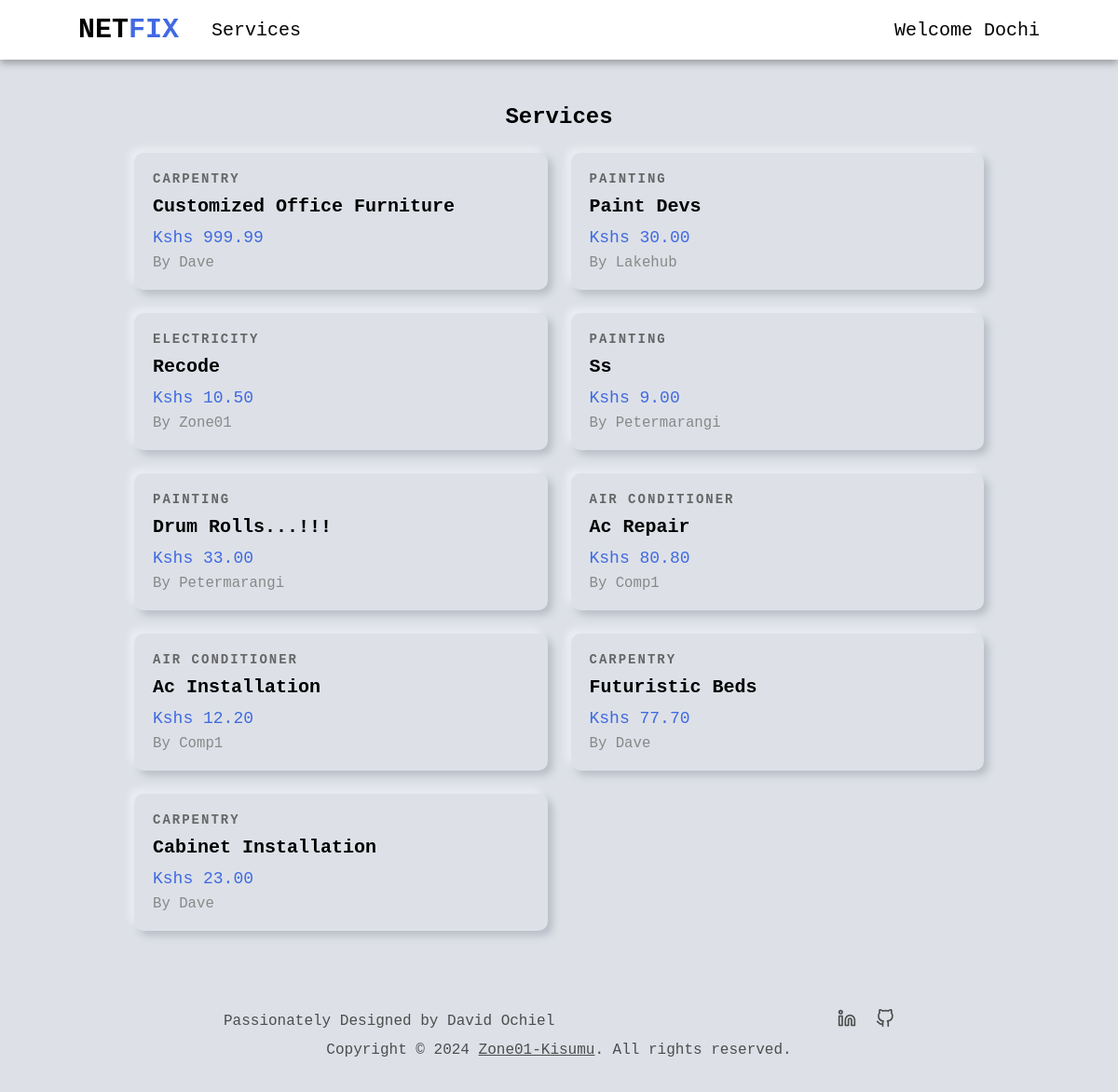
Screenshot of /services/ (signed in) with the database file from the repository.
### users/models.py (models this page shows, shortened)
class User(AbstractUser):
    is_company = models.BooleanField(default=False)
    is_customer = models.BooleanField(default=False)
    email = models.EmailField(max_length=100, unique=True)
    username = models.CharField(max_length=100, unique=True)
    id = models.UUIDField(default=uuid.uuid4, unique=True, primary_key=True, editable=False) # override the default id field
    USERNAME_FIELD = 'email'
    REQUIRED_FIELDS = ['username']

class Company(models.Model):
    user = models.OneToOneField(User, on_delete=models.CASCADE, primary_key=True)
    choices = (
        ('Air Conditioner', 'Air Conditioner'),
        ('All in One', 'All in One'),
        ('Carpentry', 'Carpentry'),
        ('Electricity', 'Electricity'),
        ('Gardening', 'Gardening'),
        ('Home Machines', 'Home Machines'),
        ('Housekeeping', 'Housekeeping'),
        ('Interior Design', 'Interior Design'),
        ('Locks', 'Locks'),
        ('Painting', 'Painting'),
        ('Plumbing', 'Plumbing'),
        ('Water Heaters', 'Water Heaters'),
    )
    field = models.CharField(max_length=30, blank=False, null=False, default="", choices=choices)
    class Meta:
        verbose_name = 'Company'
        verbose_name_plural = 'Companies'
    def __str__(self):
        return self.user.username

### services/models.py (models this page shows, shortened)
class Service(models.Model):
    company = models.ForeignKey(Company, default="", on_delete=models.CASCADE)
    name = models.CharField(max_length=40)
    description = models.TextField()
    price_hr = models.DecimalField(decimal_places=2, max_digits=5)
    choices = (
        ('Air Conditioner', 'Air Conditioner'),
        ('Carpentry', 'Carpentry'),
        ('Electricity', 'Electricity'),
        ('Gardening', 'Gardening'),
        ('Home Machines', 'Home Machines'),
        ('Housekeeping', 'Housekeeping'),
        ('Interior Design', 'Interior Design'),
        ('Locks', 'Locks'),
        ('Painting', 'Painting'),
        ('Plumbing', 'Plumbing'),
        ('Water Heaters', 'Water Heaters'),
    )
    field = models.CharField(max_length=30, blank=False, null=False, default="", choices=choices)
    date = models.DateTimeField(auto_now=True, null=False)
    id = models.UUIDField(default=uuid.uuid4, unique=True, primary_key=True, editable=False)

### services/views.py (the view)
# urls.py: path("", v.service_list, name="service_list"),
def service_list(request):
    services = Service.objects.all().order_by("-date")
    context = {
        "services" : services
    }
    return render(request, 'services/services.html', context)

### services/templates/services/services.html (shortened to what this page needs)
{% extends 'main/base.html' %}
{% block content %}
<section class="non-hero-container">
    <div class="services-header">
        <h1>Services</h1>
    </div>
    {% if services %}
    <div class="services-grid">
        {% for service in services %}
        <a href="{% url 'index' service.id %}" class="service-card">
            <div class="card-content">
                <div class="service-category">{{ service.field }}</div>
                <h2 class="service-name">{{ service.name }}</h2>
                <div class="service-price">Kshs {{ service.price_hr }}</div>
                <div class="service-company">by {{service.company}}</div>
            </div>
        </a>
        {% endfor %}
    </div>
    {% else %}
    <div class="no-services">
        <p>Thanks for stopping by. We currently have no services to offer. Kindly check back soon.</p>
    </div>
    {% endif %}
</section>
{% endblock content %}

### main/templates/main/nav.html (shortened to what this page needs)
<nav class="navbar">
    <div class="left-nav">
        <h1><a class="logo" href="{% url 'home' %}">NET<span>FIX</span></a></h1>
        <div class="services-dropdown">
            <a class="royal-hover" href="{% url 'service_list' %}">Services</a>
        </div>
    </div>
    <div class="account-dropdown">
        {% if request.user.is_authenticated %}
        <span class="royal-hover welcome-nav-text">Welcome {{user.first_name}}</span>
        {% else %}
        <span class="royal-hover">Account</span>
        {% endif %}
    </div>
</nav>

### static/css/style.css (style rules this page uses)
* { margin: 0; padding: 0; box-sizing: border-box; font-family: 'Courier New', Courier, monospace; }
:root { --nav-height: 8vh; --default-back: #dde1e7; }
a { text-decoration: none; color: black; }
.navbar { background-color: white; display: flex; align-items: center; justify-content: space-between; text-align: center; position: fixed; width: 100%; height: var(--nav-height); font-size: 20px; padding: 0 7%; box-shadow: 0 4px 8px rgba(0, 0, 0, 0.3); top: 0; z-index: 100; }
.left-nav { display: flex; align-items: center; }
.left-nav h1 { margin-right: 35px; }
.logo span { color: royalblue; }
.account-dropdown, .services-dropdown { position: relative; display: inline-block; }
.account-dropdown span { cursor: pointer; }
.welcome-nav-text { text-transform: capitalize; }
.non-hero-container { padding: 3rem 12%; }
.services-grid { display: grid; grid-template-columns: repeat(auto-fill, minmax(300px, 1fr)); gap: 25px; }
.services-header { display: flex; align-items: center; justify-content: center; flex-direction: column; margin-bottom: 25px; text-transform: capitalize; }
.service-card { border-radius: 10px; box-shadow: -5px -5px 9px rgba(255,255,255,0.45), 5px 5px 9px rgba(94,104,121,0.3); transition: transform 0.3s; cursor: pointer; text-decoration: none; color: black; display: block; }
.card-content { padding: 20px; }
.service-category { font-size: 14px; font-weight: 800; color: #666; margin-bottom: 10px; text-transform: uppercase; letter-spacing: 2px; }
.service-name { font-size: 20px; text-transform: capitalize; font-weight: bold; margin-bottom: 12px; }
.service-price { font-size: 18px; color: royalblue; margin-bottom: 8px; }
.service-company { font-size: 98%; text-transform: capitalize; color: #888; }

### rows the page displays
User: first_name "Dochi"
Service: field "CARPENTRY", name "Customized Office Furniture", price_hr "999.99", company "Dave"
Service: field "PAINTING", name "Paint Devs", price_hr "30.00", company "Lakehub"
Service: field "ELECTRICITY", name "Recode", price_hr "10.50", company "Zone01"
Service: field "PAINTING", name "Ss", price_hr "9.00", company "Petermarangi"
Service: field "PAINTING", name "Drum Rolls...!!!", price_hr "33.00", company "Petermarangi"
Service: field "AIR CONDITIONER", name "Ac Repair", price_hr "80.80", company "Comp1"
Service: field "AIR CONDITIONER", name "Ac Installation", price_hr "12.20", company "Comp1"
Service: field "CARPENTRY", name "Futuristic Beds", price_hr "77.70", company "Dave"
Service: field "CARPENTRY", name "Cabinet Installation", price_hr "23.00", company "Dave"
